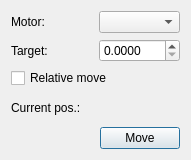
<?xml version="1.0" encoding="UTF-8"?>
<ui version="4.0">
 <class>Form</class>
 <widget class="QWidget" name="Form">
  <property name="geometry">
   <rect>
    <x>0</x>
    <y>0</y>
    <width>191</width>
    <height>160</height>
   </rect>
  </property>
  <property name="windowTitle">
   <string>Form</string>
  </property>
  <layout class="QGridLayout" name="gridLayout">
   <item row="0" column="0">
    <widget class="QLabel" name="label">
     <property name="text">
      <string>Motor:</string>
     </property>
    </widget>
   </item>
   <item row="2" column="0" colspan="2">
    <widget class="QCheckBox" name="relativeCheckBox">
     <property name="text">
      <string>Relative move</string>
     </property>
    </widget>
   </item>
   <item row="1" column="0">
    <widget class="QLabel" name="label_2">
     <property name="text">
      <string>Target:</string>
     </property>
    </widget>
   </item>
   <item row="0" column="1">
    <widget class="QComboBox" name="motorComboBox"/>
   </item>
   <item row="1" column="1">
    <widget class="QDoubleSpinBox" name="targetDoubleSpinBox">
     <property name="decimals">
      <number>4</number>
     </property>
    </widget>
   </item>
   <item row="3" column="1">
    <widget class="QLabel" name="positionLabel">
     <property name="text">
      <string/>
     </property>
    </widget>
   </item>
   <item row="3" column="0">
    <widget class="QLabel" name="label_3">
     <property name="text">
      <string>Current pos.:</string>
     </property>
    </widget>
   </item>
   <item row="4" column="0" colspan="2">
    <layout class="QHBoxLayout" name="horizontalLayout">
     <item>
      <spacer name="horizontalSpacer">
       <property name="orientation">
        <enum>Qt::Horizontal</enum>
       </property>
       <property name="sizeHint" stdset="0">
        <size>
         <width>40</width>
         <height>20</height>
        </size>
       </property>
      </spacer>
     </item>
     <item>
      <widget class="QPushButton" name="movePushButton">
       <property name="text">
        <string>Move</string>
       </property>
       <property name="icon">
        <iconset theme="system-run"/>
       </property>
       <property name="autoDefault">
        <bool>true</bool>
       </property>
       <property name="default">
        <bool>true</bool>
       </property>
      </widget>
     </item>
    </layout>
   </item>
  </layout>
 </widget>
 <resources/>
 <connections/>
</ui>
